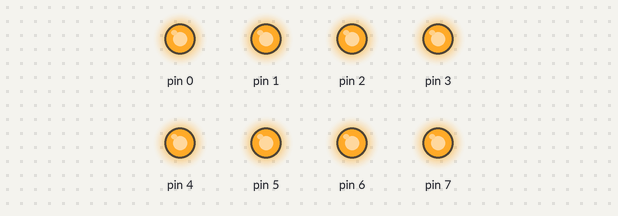
Bench run of a sketch on a simulated Arduino Uno, built with avr-gcc and run on an emulated ATmega328P. On the bench: output pins drawn as LEDs (lit = HIGH).

Above: at 0.2 s.
At 1.7 s:
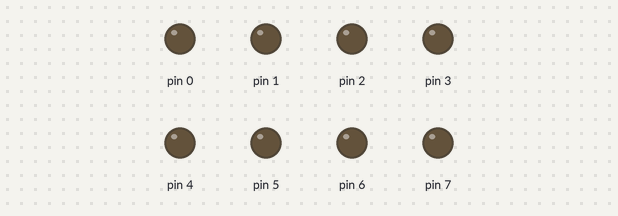
Timing chart, 0 to 3.0 s (numbered marks = the images above):
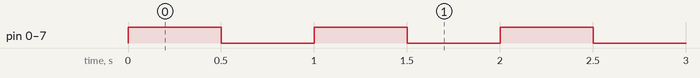

Measured:
- by itself, pin 0–7: alternates HIGH for 0.50 s and LOW for 0.50 s

The sketch:

dojo_project.ino
```cpp
#define LEDPORT PORTD
#define LEDDDR DDRD

//int ledPin = A0;
void setup() {
  LEDDDR = 0xFF;
}

void loop() {
LEDPORT = 0xFF;
_delay_ms(500);
LEDPORT = 0x00;
_delay_ms(500);
}
```
